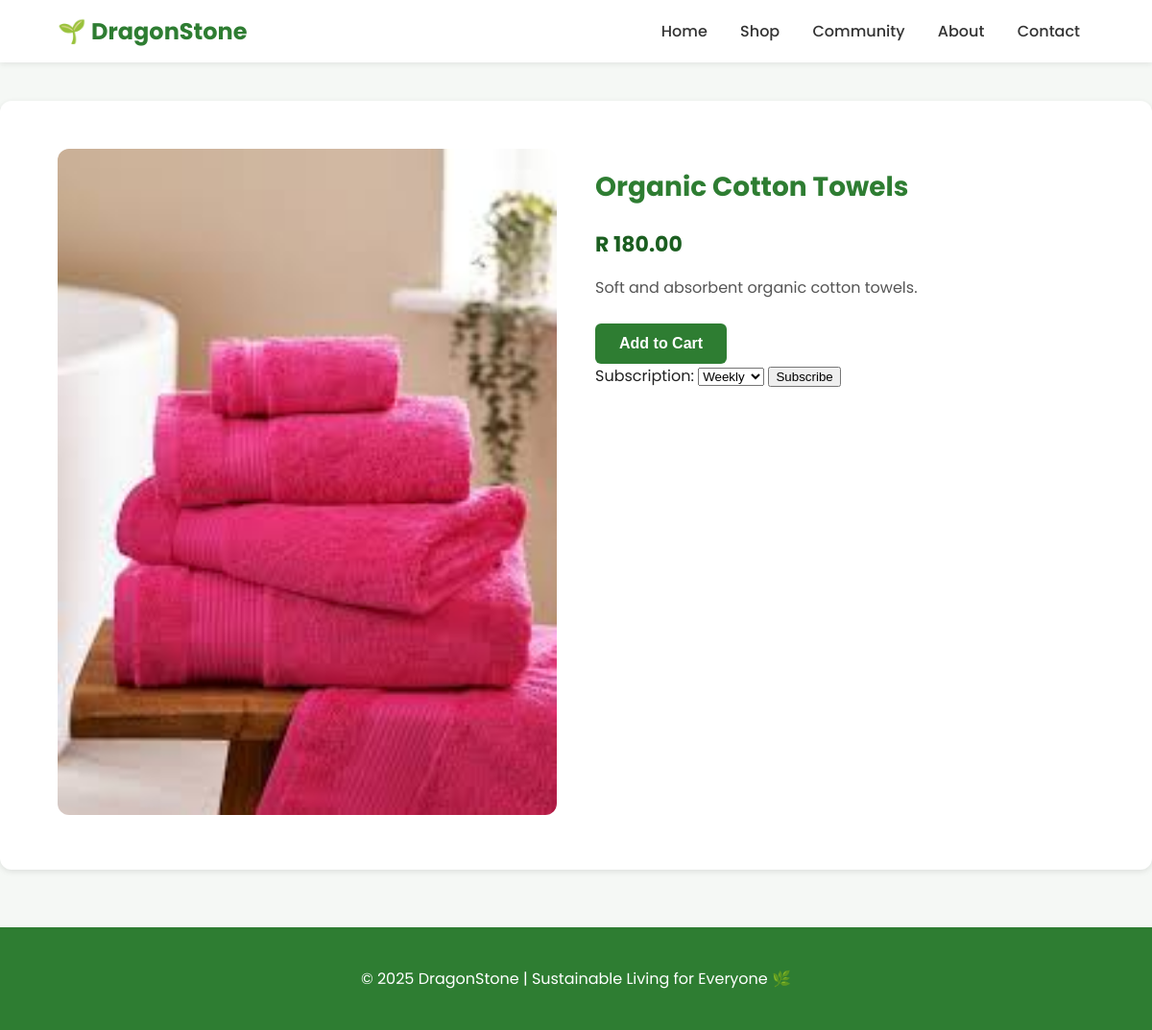
The app's page /product.php?id=3 with its own data.
### tables this page shows
create TABLE products (
    product_id INT AUTO_INCREMENT PRIMARY KEY,
    name VARCHAR(100) NOT NULL,
    description TEXT,
    price DECIMAL(10, 2) NOT NULL,
    stock_quantity INT DEFAULT 0,
    carbon_factor DECIMAL(5,2),
    category_id INT,
    image_url VARCHAR(255),
    FOREIGN KEY (category_id) REFERENCES categories(category_id)
);

### public/product.php (the view, shortened to what this page needs)
<?php
include '../config/db_connect.php';
if (isset($_GET['id'])) {
    $product_id = intval($_GET['id']);
    $sql = "SELECT * FROM products WHERE product_id = $product_id";
    $result = $conn->query($sql);
    $product = $result->fetch_assoc();
} else {
    echo "Product not found.";
    exit;
}
?>
<!DOCTYPE html>
<html lang="en">
<head>
</head>
<body>
<nav>
  <div class="logo">🌱 DragonStone</div>
  <div class="nav-links">
    <a href="index.php">Home</a>
    <a href="#">Shop</a>
    <a href="#">Community</a>
    <a href="#">About</a>
    <a href="#">Contact</a>
  </div>
</nav>
<div class="container">
  <div class="product-image">
    <img src="<?php echo $product['image_url']; ?>" alt="<?php echo $product['name']; ?>">
  </div>
  <div class="product-info">
    <h1><?php echo $product['name']; ?></h1>
    <p class="price">R <?php echo $product['price']; ?></p>
    <p class="desc"><?php echo $product['description']; ?></p>
    <form action="cart.php" method="POST">
      <button type="submit" class="btn">Add to Cart</button>
    </form>
    <form method="POST" action="subscribe.php">
      <label for="frequency">Subscription:</label>
      <select name="frequency" required>
        <option value="Weekly">Weekly</option>
      </select>
    <button type="submit" name="subscribe">Subscribe</button>
    </form>
  </div>
</div>
<footer>
  <p>&copy; 2025 DragonStone | Sustainable Living for Everyone 🌿</p>
</footer>
</body>
</html>

### public/product.php (style rules this page uses)
body { font-family: 'Poppins', sans-serif; background-color: #f5f8f5; margin: 0; color: #222; }
nav { background: white; display: flex; justify-content: space-between; align-items: center; padding: 15px 5%; box-shadow: 0 2px 6px rgba(0,0,0,0.08); }
.logo { font-weight: 700; font-size: 24px; color: #2e7d32; }
.nav-links a { margin: 0 15px; font-weight: 500; color: #333; text-decoration: none; }
.container { display: flex; flex-wrap: wrap; justify-content: center; align-items: flex-start; gap: 40px; padding: 50px 5%; background: #fff; border-radius: 12px; box-shadow: 0 2px 6px rgba(0,0,0,0.1); margin: 40px auto; max-width: 1100px; }
.product-image { flex: 1; min-width: 320px; }
.product-image img { width: 100%; border-radius: 12px; }
.product-info { flex: 1; min-width: 300px; }
.product-info h1 { color: #2e7d32; font-size: 28px; margin-bottom: 10px; }
.price { font-size: 22px; font-weight: bold; color: #1b5e20; margin-bottom: 15px; }
.desc { margin-bottom: 25px; line-height: 1.6; color: #555; }
.btn { background: #2e7d32; color: white; border: none; padding: 12px 25px; border-radius: 6px; font-size: 16px; font-weight: 600; cursor: pointer; transition: background 0.3s ease; }
footer { background: #2e7d32; color: white; text-align: center; padding: 25px; margin-top: 60px; }

### records on screen
products: image_url (picture), name "Organic Cotton Towels", price "180.00", description "Soft and absorbent organic cotton towels."
